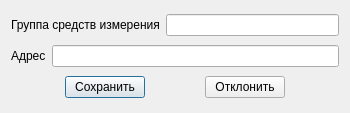
<?xml version="1.0" encoding="UTF-8"?>
<ui version="4.0">
 <class>Dialog</class>
 <widget class="QDialog" name="Dialog">
  <property name="geometry">
   <rect>
    <x>0</x>
    <y>0</y>
    <width>350</width>
    <height>113</height>
   </rect>
  </property>
  <property name="windowTitle">
   <string>Dialog</string>
  </property>
  <layout class="QVBoxLayout" name="verticalLayout">
   <item>
    <layout class="QHBoxLayout" name="horizontalLayout">
     <item>
      <widget class="QLabel" name="label">
       <property name="text">
        <string>Группа средств измерения</string>
       </property>
      </widget>
     </item>
     <item>
      <widget class="QLineEdit" name="lineEdit"/>
     </item>
    </layout>
   </item>
   <item>
    <layout class="QHBoxLayout" name="horizontalLayout_3">
     <item>
      <widget class="QLabel" name="label_2">
       <property name="text">
        <string>Адрес</string>
       </property>
      </widget>
     </item>
     <item>
      <widget class="QLineEdit" name="lineEdit_2"/>
     </item>
    </layout>
   </item>
   <item>
    <layout class="QHBoxLayout" name="horizontalLayout_2">
     <item>
      <widget class="QPushButton" name="pushButton">
       <property name="sizePolicy">
        <sizepolicy hsizetype="Fixed" vsizetype="Fixed">
         <horstretch>0</horstretch>
         <verstretch>0</verstretch>
        </sizepolicy>
       </property>
       <property name="text">
        <string>Сохранить</string>
       </property>
      </widget>
     </item>
     <item>
      <widget class="QPushButton" name="pushButton_2">
       <property name="sizePolicy">
        <sizepolicy hsizetype="Fixed" vsizetype="Fixed">
         <horstretch>0</horstretch>
         <verstretch>0</verstretch>
        </sizepolicy>
       </property>
       <property name="text">
        <string>Отклонить</string>
       </property>
      </widget>
     </item>
    </layout>
   </item>
  </layout>
 </widget>
 <resources/>
 <connections>
  <connection>
   <sender>pushButton_2</sender>
   <signal>clicked()</signal>
   <receiver>Dialog</receiver>
   <slot>close()</slot>
   <hints>
    <hint type="sourcelabel">
     <x>362</x>
     <y>49</y>
    </hint>
    <hint type="destinationlabel">
     <x>264</x>
     <y>35</y>
    </hint>
   </hints>
  </connection>
 </connections>
</ui>
